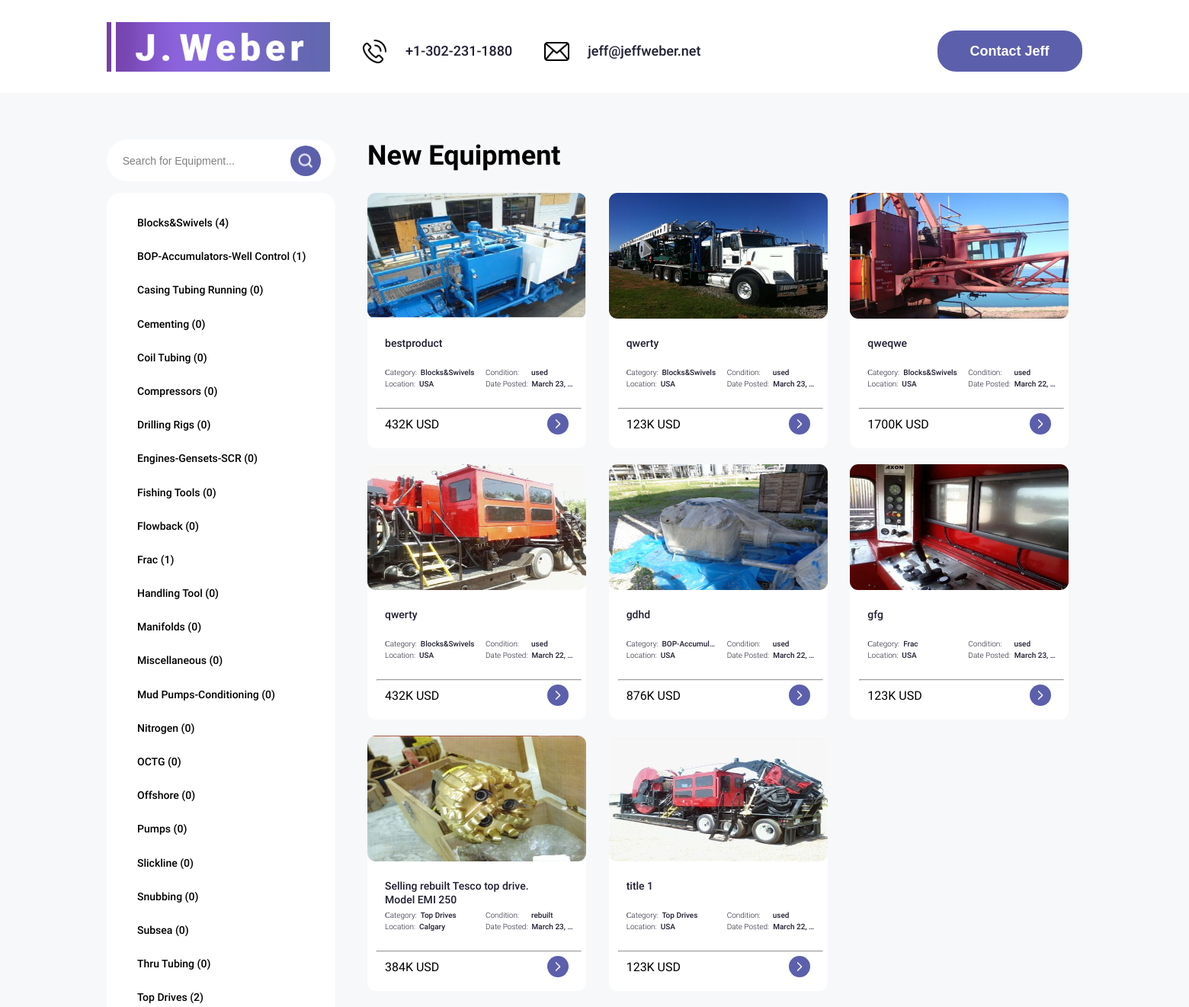
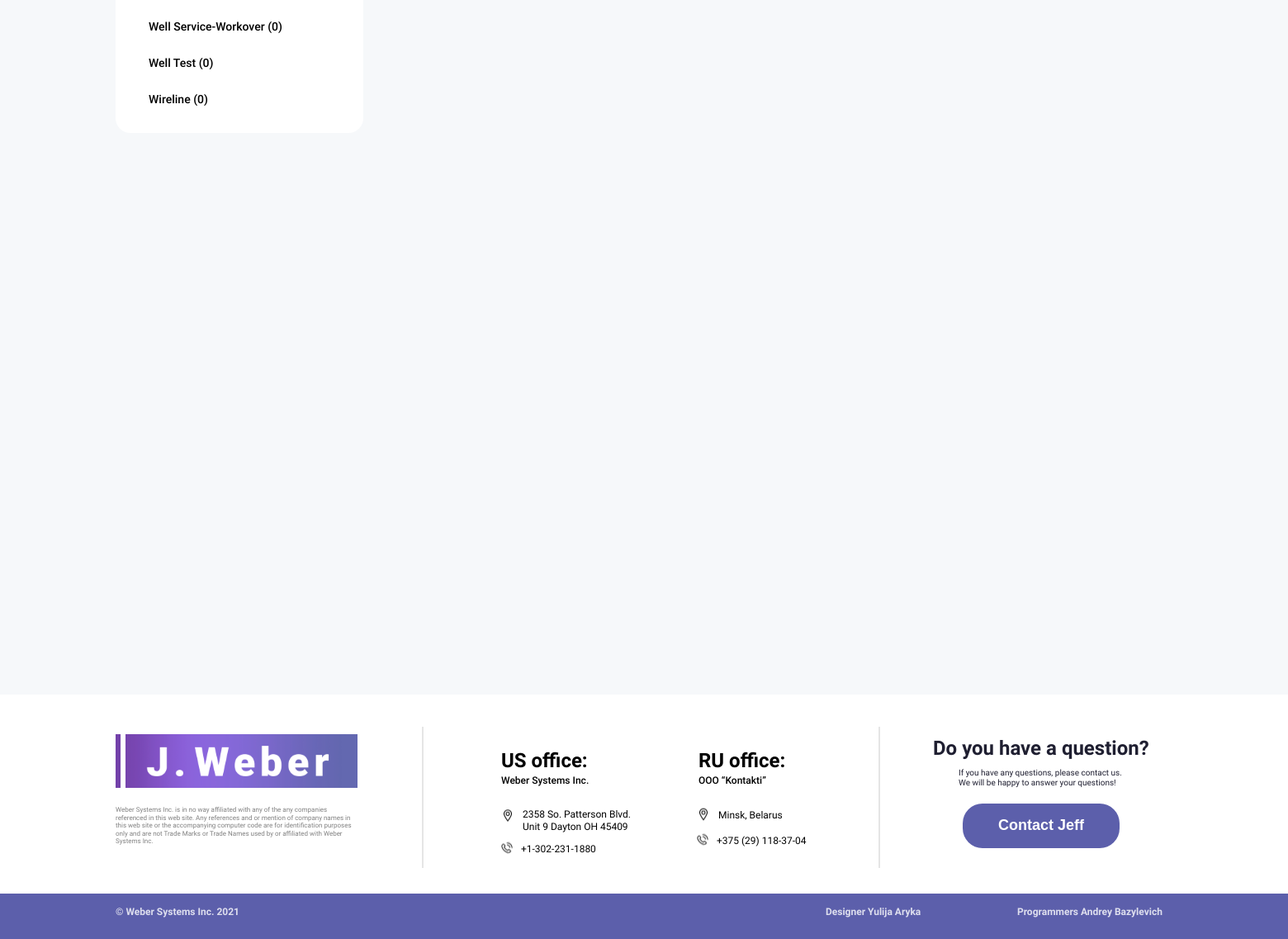
The page / on the database its author committed (2 pictures, top to bottom).
### website/models.py (models this page shows, shortened)
class Category (models.Model):
    name = models.CharField(max_length=1000, verbose_name='category name')
    slug = models.SlugField(unique=True)
    objects = CategoryManager()
    def get_absolute_url(self):
        return reverse('category_detail', kwargs={'slug':self.slug})

class Product (models.Model):
    MIN_RESOLUTION = (400, 400)
    class Meta:
        abstract = True
    category = models.ForeignKey(Category, verbose_name='Category', on_delete=models.CASCADE)
    title = models.CharField(max_length=1000, verbose_name='Title')
    slug = models.SlugField(unique=True)
    image = models.ImageField(verbose_name='Image')
    condition = models.CharField(max_length=50, verbose_name='Condition')
    quantity = models.IntegerField(verbose_name='Quantity product')
    location = models.TextField(max_length=100)
    data_posted = models.DateField(auto_now=False, verbose_name='Date')
    price = models.DecimalField(max_digits=9, decimal_places=0, verbose_name='Price')
    description = models.TextField(verbose_name='Description', null=True)

class BlocksSwivels(Product):
    def get_absolute_url(self):
        return get_product_url(self, 'product_detail')

class BopAccumulatorsWellControl(Product):
    def get_absolute_url(self):
        return get_product_url(self, 'product_detail')

class Frac (Product):
    def get_absolute_url(self):
        return get_product_url(self, 'product_detail')

class TopDrive (Product):
    def get_absolute_url(self):
        return get_product_url(self, 'product_detail')

### website/views.py (the view)
# urls.py: path('', BaseView.as_view(), name='base'),
class BaseView (View):
    def get (self, request, *args, **kwargs):
        categories = Category.objects.get_categories_for_left_sidebar()
        products = LatestProducts.objects.get_products_for_main_page('blocksswivels', 'octg', 'welltest', 'wireline', 'wellserviceworkover', 'thrutubing', 'subsea', 'snubbing', 'pumps', 'slickline', 'offshore', 'mudpumpsconditioning', 'nitrogen', 'manifold', 'miscellaneou', 'handlingtool', 'fishingtool', 'flowback', 'bopaccumulatorswellcontrol', 'enginesgensetsscr', 'casingtubingrunning', 'cementing', 'drillingrig', 'drillstring', 'frac', 'coiltubing', 'compressor', 'topdrive',)
        context = {
            'categories': categories,
            'products':products
        }
        return render(request, 'base.html', context)

### website/models.py (called while the page is built, shortened)
def get_models_for_count(*model_names):
    return [models.Count(model_name)for model_name in model_names]

def get_product_url(obj, viewname):
    ct_model = obj.__class__._meta.model_name
    return reverse(viewname, kwargs={'ct_model': ct_model, 'slug': obj.slug})

    @staticmethod
    def get_products_for_main_page(*args, **kwargs):
        with_respect_to = kwargs.get('with_respect_to')
        products = []
        ct_models = ContentType.objects.filter(model__in=args)
        for ct_model in ct_models:
            model_products = ct_model.model_class()._base_manager.all().order_by('-id')[:5]
            products.extend(model_products)
        return products

    def get_queryset(self):
        return super().get_queryset()

    def get_categories_for_left_sidebar(self):
        models = get_models_for_count('blocksswivels', 'bopaccumulatorswellcontrol', 'casingtubingrunning', 'cementing', 'coiltubing', 'compressor', 'drillstring', 'drillingrig', 'enginesgensetsscr', 'fishingtool', 'flowback', 'frac', 'handlingtool', 'manifold', 'miscellaneou', 'mudpumpsconditioning', 'nitrogen', 'octg', 'offshore', 'pumps', 'slickline', 'snubbing', 'subsea', 'thrutubing', 'wellserviceworkover', 'welltest', 'wireline', 'topdrive')
        qs = list(self.get_queryset().annotate(*models))
        data = [
            dict(name=c.name, url=c.get_absolute_url(), count=getattr(c, self.CATEGORY_NAME_COUNT_NAME[c.name]))
            for c in qs
        ]
        return data

### website/templates/base.html (shortened to what this page needs)
{% load static %}
<!DOCTYPE html>
<html lang="en">
{% block head %}
<head>
    <link rel="stylesheet" href="{% static 'styles/style.css'%}">
</head>
{% endblock %}
<body>
    {% block header %}
    <header class="header">
        <div class="wrapper">
           <div class="header_wrapper">
               <div class="header_logo">
                   <a href="/jeffweber/base" class="header_logo-link">
                       <img src="{% static 'img/svg/logo.svg'%}" alt="logo" class="header_logo-pic">
                   </a>
               </div>
               <nav class="header_nav">
                   <div class="header_block">
                       <ul class="header_list">
                           <li class="header_item">
                               <div class="nav_wrapper">
                                   <img src="{% static 'img/svg/icon_phone.svg'%}" alt="icon phone" class="icon_phone">
                                   <a href="#!" class="header_link">+1-302-231-1880</a>
                               </div>
                           </li>
                           <li class="header_item">
                               <div class="nav_wrapper">
                                   <img src="{% static 'img/svg/icon_message.svg'%}" alt="icon email" class="icon_email">
                                   <a href="#!" class="header_link">jeff@jeffweber.net</a>
                               </div>
                           </li>
                       </ul>
                       <button class="btn" data-modal>Contact Jeff</button>
                   </div>
               </nav>
           </div>
        </div>
    </header>
    {% endblock %}
    <main class="main">
        <section class="intro">
            <div class="wrapper">
                {% block left %}
                <div class="left_block">
                     <form class="search-form">
                        <div class="search_wrapper">
                            <input type="text" class="search_input" value="Search for Equipment...">
                            <div class="search_button">
                                <img src="{% static 'img/svg/lupa.svg'%}" alt="" class="search_icon" >
                            </div>
                        </div>
                    </form>
                    <form class="categories-form">
                        <div class="categories_wrapper">
                            <ul class="categories_items">
                                {% for category in categories %}
                                <li class="categories_item">
                                    <a href="{{ category.url }}" >{{ category.name }} ({{ category.count }})</a>
                                </li>
                                {% endfor %}
                            </ul>
                        </div>
                    </form>
                </div>
                {% endblock %}
                {% block right %}
                <div class="right_block">
                    <div class="title_right_block">
                        <h1>New Equipment</h1>
                    </div>
                    <div class="right_wrapper">
                        {% for product in products %}
                        <div class="card">
                            <a href="{{ product.get_absolute_url }}" ><img class="card_image"src="{{ product.image.url }}" alt=""></a>
                            <div class="card_descr">
                                <div class="card_title">
                                    <a href="{{ product.get_absolute_url }}">{{ product.title }}</a>
                                </div>
                                <div class="card_subtitle">
                                    <div class="title_category">
                                        <h1>Сategory:</h1>
                                        <a class="category_value" href="#!" >{{ product.category.name }}</a>
                                    </div>
                                    <div class="title_condition">
                                        <h1>Condition:</h1>
                                        <a href="#!" class="condition_value" >{{ product.condition }}</a>
                                    </div>
                                    <div class="title_location">
                                        <h1>Location:</h1>
                                        <a href="#!" class="location_value" >{{ product.location }}</a>
                                    </div>
                                    <div class="title_date">
                                        <h1>Date Posted:</h1>
                                        <a href="#!" class="date_value">{{ product.data_posted }}</a>
                                    </div>
                                </div>
                                <hr>
                                <div class="card_footer">
                                    <div class="card_price">{{ product.price }}K USD</div>
                                        <a href="{{ product.get_absolute_url }}" class="card_button">
                                            <img src="{% static 'img/svg/button_right_block.svg'%}" alt="#!" class="card_icon">
                                        </a>
                                </div>
                            </div>
                        </div>
                        {% endfor %}
                    </div>
                </div>
                <div class="show_more">
                </div>
                {% endblock %}
            </div>
        </section>
    </main>
    {% block footer %}
    <footer class="footer">
        <div class="footer_up">
            <div class="wrapper">
                <div class="footer_up_left">
                    <div class="logo_footer_left">
                       <a href="/" class="footer_logo-link">
                           <img src="{% static 'img/svg/logo.svg'%}" alt="logo" class="footer_logo-pic">
                       </a>
                    </div>
                    <div class="footer_logo_text">
                        <h1>Weber Systems Inc. is in no way affiliated with any of the any companies referenced in this web site. Any references and or mention of company names in this web site or the accompanying computer code are for identification purposes only and are not Trade Marks or Trade Names used by or affiliated with Weber Systems Inc.</h1>
                    </div>
                </div>
                <hr>
                <div class="contact_centre_footer">
                    <div class="office_footer">
                        <div class="us_centre_footer">
                            <h1>US office:</h1>
                        </div>
                        <div class="ru_centre_footer">
                            <h1>RU office:</h1>
                        </div>
                        <div class="us_title_centre_footer">
                            <h1>Weber Systems Inc.</h1>
                        </div>
                        <div class="ru_title_centre_footer">
                            <h1>OOO “Kontakti”</h1>
                        </div>
                    </div>
                    <div class="contact_footer">
                        <div class="us_address_footer">
                            <div class="address_us_wrapper">
                                <img src="{% static 'img/svg/icon_location.svg'%}" alt="icon_location" class="icon_location">
                                <h1>2358 So. Patterson Blvd. Unit 9 Dayton OH 45409</h1>
                            </div>
                        </div>
                        <div class="blr_address_footer">
                            <div class="address_blr_wrapper">
                                <img src="{% static 'img/svg/icon_location.svg'%}" alt="icon_location" class="icon_location">
                                <h1>Minsk, Belarus</h1>
                            </div>
                        </div>
                        <div class="phone_us_footer">
                            <div class="phone_us_wrapper">
                                <img src="{% static 'img/svg/icon_phone_small.svg'%}" alt="icon_phone_small" class="icon_phone_small">
                                <h1>+1-302-231-1880</h1>
                            </div>
                        </div>
                        <div class="phone_blr_footer">
                            <div class="phone_blr_wrapper">
                                <img src="{% static 'img/svg/icon_phone_small.svg'%}" alt="icon_phone_small" class="icon_phone_small">
                                <h1>+375 (29) 118-37-04</h1>
                            </div>
                        </div>
                    </div>
                </div>
                <hr>
                <div class="footer_contact_jeff">
                    <div class="footer_text_question">
                        <h1>Do you have a question?</h1>
                    </div>
                    <div class="footer_text_question_two">
                        <h1>If you have any questions, please contact us. We will be happy to answer your questions!</h1>
                    </div>
                    <button class="footer_button" data-modal >Contact Jeff</button>
                </div>
            </div>
        </div>
        <div class="footer_down">
            <div class="wrapper">
                <div class="footer_wrapper">
                    <div class="title_left_footer"><h1>© Weber Systems Inc. 2021</h1></div>
                    <div class="designer"><h1>Designer Yulija Aryka</h1></div>
                    <div class="programmes"><h1>Programmers Andrey Bazylevich </h1></div>
                </div>
            </div>
        </div>
    </footer>
    {% endblock %}
</body>
</html>

### rows shown on the page
Category: name "Blocks&Swivels"
Category: name "BOP-Accumulators-Well Control"
Category: name "Casing Tubing Running"
Category: name "Cementing"
Category: name "Coil Tubing"
Category: name "Compressors"
Category: name "Drilling Rigs"
Category: name "Engines-Gensets-SCR"
Category: name "Fishing Tools"
Category: name "Flowback"
Category: name "Frac"
Category: name "Handling Tool"
Category: name "Manifolds"
Category: name "Miscellaneous"
Category: name "Mud Pumps-Conditioning"
Category: name "Nitrogen"
Category: name "OCTG"
Category: name "Offshore"
Category: name "Pumps"
Category: name "Slickline"
Category: name "Snubbing"
Category: name "Subsea"
Category: name "Thru Tubing"
Category: name "Top Drives"
Category: name "Well Service-Workover"
Category: name "Well Test"
Category: name "Wireline"
BlocksSwivels: image (picture), title "bestproduct", category.name "Blocks&Swivels", condition "used", location "USA", data_posted "March 23,…", price "432"
BlocksSwivels: image (picture), title "qwerty", category.name "Blocks&Swivels", condition "used", location "USA", data_posted "March 23,…", price "123"
BlocksSwivels: image (picture), title "qweqwe", category.name "Blocks&Swivels", condition "used", location "USA", data_posted "March 22,…", price "1700"
BlocksSwivels: image (picture), title "qwerty", category.name "Blocks&Swivels", condition "used", location "USA", data_posted "March 22,…", price "432"
BopAccumulatorsWellControl: image (picture), title "gdhd", category.name "BOP-Accumul…", condition "used", location "USA", data_posted "March 22,…", price "876"
Frac: image (picture), title "gfg", category.name "Frac", condition "used", location "USA", data_posted "March 23,…", price "123"
TopDrive: image (picture), title "Selling rebuilt Tesco top drive. Model EMI 250", category.name "Top Drives", condition "rebuilt", location "Calgary", data_posted "March 23,…", price "384"
TopDrive: image (picture), title "title 1", category.name "Top Drives", condition "used", location "USA", data_posted "March 22,…", price "123"

### other values the page prints
{{ category.count }} "4" "1" "0" "0" "0" "0" "0" "0" "0" "0" "1" "0" "0" "0" "0" "0" "0" "0" "0" "0" "0" "0" "0" "2" "0" "0" "0"
